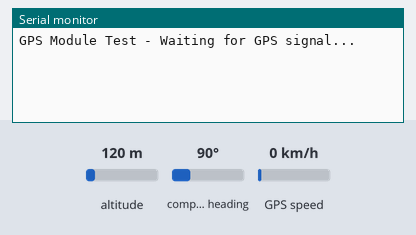
Simulated run of this sketch. Board: Arduino Uno, built with avr-gcc and run on an emulated ATmega328P. On the bench: the last lines printed to the serial monitor. Inputs (shaded band) come from the test bench; at power-on: altitude 120 m, compass heading 90°, GPS speed 0 km/h. The GPS gets a fix after 3 s at 37.7749, -122.4194 with 8 satellites.

Above: at 1.2 s.
1.3 s: altitude set to 20 m
At 3.8 s:
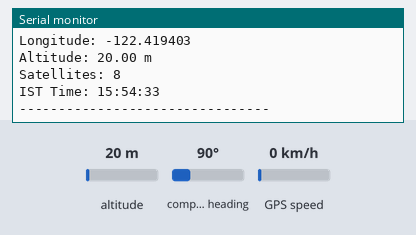
4.5 s: altitude set to 250 m
At 5.7 s:
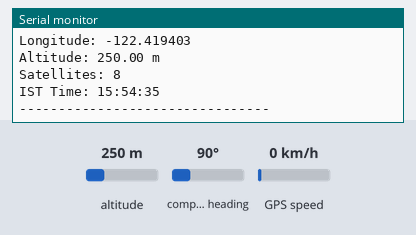
Timing chart, 0 to 7.5 s (numbered marks = the images above; inputs shaded):
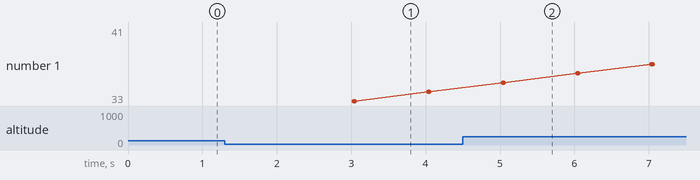

Measured:
- after the input at 1.3 s, the serial monitor: prints a new line after 1.7 s (image 1)
- after the input at 4.5 s, the serial monitor: prints a new line after 0.53 s (image 2)

The sketch:

gps_our_time.ino
```cpp
#include <TinyGPS++.h>
#include <SoftwareSerial.h>

// Define GPS module connections
#define RXPin 3  // GPS TX → Arduino D3
#define TXPin 4  // GPS RX → Arduino D4
#define GPSBaud 9600

// Initialize software serial and TinyGPS++
SoftwareSerial gpsSerial(RXPin, TXPin);
TinyGPSPlus gps;

void setup() {
    Serial.begin(115200);  // Open serial monitor at 115200 baud
    gpsSerial.begin(GPSBaud);
    Serial.println("GPS Module Test - Waiting for GPS signal...");
}

void loop() {
    while (gpsSerial.available() > 0) {
        gps.encode(gpsSerial.read());

        if (gps.location.isUpdated()) {
            Serial.print("Latitude: "); Serial.println(gps.location.lat(), 6);
            Serial.print("Longitude: "); Serial.println(gps.location.lng(), 6);
            Serial.print("Altitude: "); Serial.print(gps.altitude.meters()); Serial.println(" m");
            Serial.print("Satellites: "); Serial.println(gps.satellites.value());

            // Get UTC time
            int hour = gps.time.hour();
            int minute = gps.time.minute();
            int second = gps.time.second();

            // Convert to IST (UTC +5:30)
            minute += 30;
            if (minute >= 60) {
                minute -= 60;
                hour += 1;
            }
            hour += 5;
            if (hour >= 24) {
                hour -= 24;
            }

            Serial.print("IST Time: ");
            if (hour < 10) Serial.print('0');
            Serial.print(hour); Serial.print(":");
            if (minute < 10) Serial.print('0');
            Serial.print(minute); Serial.print(":");
            if (second < 10) Serial.print('0');
            Serial.println(second);

            Serial.println("--------------------------------");
        }
    }
}
```
